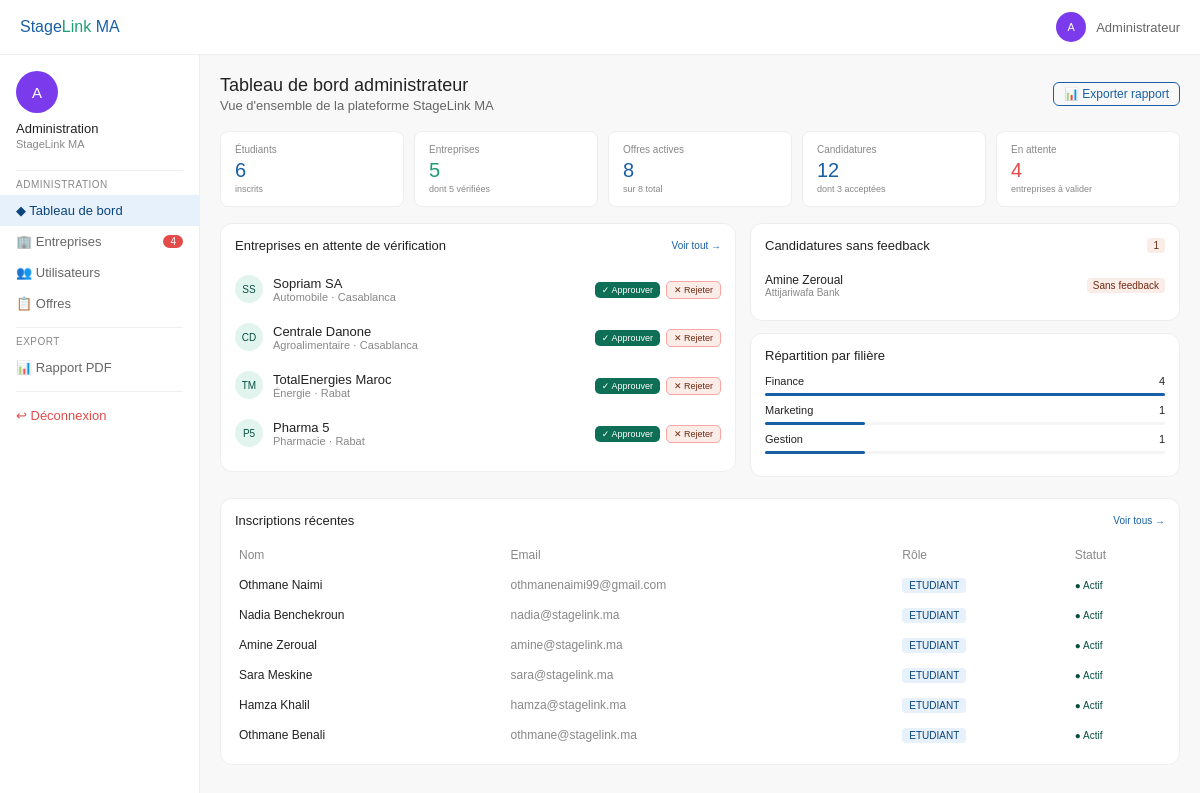
/admin/ (signed in), run on the app's committed database.
### models.py (models this page shows, shortened)
class Entreprise(db.Model):
    __tablename__ = 'entreprise'
    id = db.Column(db.Integer, primary_key=True)
    utilisateur_id = db.Column(db.Integer, db.ForeignKey('utilisateur.id'), nullable=False)
    nom = db.Column(db.String(150), nullable=False)
    secteur = db.Column(db.String(100))
    ville = db.Column(db.String(100))
    taille = db.Column(db.String(20))
    description = db.Column(db.Text)
    rc = db.Column(db.String(100))
    est_verifiee = db.Column(db.Boolean, default=False)
    date_inscription = db.Column(db.Date, default=date.today)
    offres = db.relationship('Offre', backref='entreprise', lazy='dynamic', cascade='all, delete-orphan')
    @property
    def initiales(self):
        words = self.nom.split()
        if len(words) >= 2:
            return (words[0][0] + words[1][0]).upper()
        return self.nom[:3].upper()

class Candidature(db.Model):
    __tablename__ = 'candidature'
    id = db.Column(db.Integer, primary_key=True)
    etudiant_id = db.Column(db.Integer, db.ForeignKey('etudiant.id'), nullable=False)
    offre_id = db.Column(db.Integer, db.ForeignKey('offre.id'), nullable=False)
    statut = db.Column(db.String(20), default='EN_ATTENTE')
    lettre_motivation = db.Column(db.Text)
    score_matching = db.Column(db.Float, default=0.0)
    date_postulation = db.Column(db.Date, default=date.today)
    feedback = db.relationship('Feedback', backref='candidature', uselist=False, cascade='all, delete-orphan')
    convention = db.relationship('Convention', backref='candidature', uselist=False, cascade='all, delete-orphan')

class Etudiant(db.Model):
    __tablename__ = 'etudiant'
    id = db.Column(db.Integer, primary_key=True)
    utilisateur_id = db.Column(db.Integer, db.ForeignKey('utilisateur.id'), nullable=False)
    nom_complet = db.Column(db.String(150), nullable=False)
    universite = db.Column(db.String(150))
    filiere = db.Column(db.String(100))
    niveau = db.Column(db.String(20))
    ville = db.Column(db.String(100))
    cv_path = db.Column(db.String(256))
    date_inscription = db.Column(db.Date, default=date.today)
    competences = db.relationship('Competence', secondary=etudiant_competence, backref='etudiants')
    candidatures = db.relationship('Candidature', backref='etudiant', lazy='dynamic', cascade='all, delete-orphan')

class Utilisateur(UserMixin, db.Model):
    __tablename__ = 'utilisateur'
    id = db.Column(db.Integer, primary_key=True)
    email = db.Column(db.String(150), unique=True, nullable=False)
    mot_de_passe = db.Column(db.String(256), nullable=False)
    role = db.Column(db.String(20), nullable=False)
    actif = db.Column(db.Boolean, default=True)
    etudiant = db.relationship('Etudiant', backref='utilisateur', uselist=False, cascade='all, delete-orphan')
    entreprise = db.relationship('Entreprise', backref='utilisateur', uselist=False, cascade='all, delete-orphan')
    admin = db.relationship('Admin', backref='utilisateur', uselist=False, cascade='all, delete-orphan')
    notifications = db.relationship('Notification', backref='utilisateur', lazy='dynamic', cascade='all, delete-orphan')
    @property
    def is_active(self):
        return self.actif
    @property
    def nom(self):
        if self.etudiant:
            return self.etudiant.nom_complet
        if self.entreprise:
            return self.entreprise.nom
        if self.admin:
            return self.admin.nom
        return self.email

### routes/admin.py (the view)
@admin_bp.route('/')
@admin_required
def dashboard():
    nb_etudiants = Etudiant.query.count()
    nb_entreprises = Entreprise.query.filter_by(est_verifiee=True).count()
    nb_offres = Offre.query.filter_by(statut='ACTIVE').count()
    nb_candidatures = Candidature.query.count()
    nb_acceptees = Candidature.query.filter_by(statut='ACCEPTEE').count()
    taux = round(nb_acceptees / nb_candidatures * 100) if nb_candidatures else 0
    entreprises_attente = Entreprise.query.filter_by(est_verifiee=False).order_by(
        Entreprise.date_inscription.desc()).limit(10).all()
    refusees_sans_feedback = (Candidature.query.filter_by(statut='REFUSEE')
        .filter(~Candidature.feedback.has()).limit(10).all())
    derniers_utilisateurs = Utilisateur.query.order_by(
        Utilisateur.id.desc()).limit(6).all()
    from sqlalchemy import func
    stats_filiere = (db.session.query(Etudiant.filiere, func.count(Etudiant.id))
        .group_by(Etudiant.filiere)
        .order_by(func.count(Etudiant.id).desc())
        .limit(5).all())
    max_count = max((s[1] for s in stats_filiere), default=1)
    nb_entreprises_total = Entreprise.query.count()
    nb_offres_total = Offre.query.count()
    stats = {
        'nb_etudiants': nb_etudiants,
        'nb_entreprises': nb_entreprises,
        'nb_entreprises_verifiees': nb_entreprises,
        'nb_offres_actives': nb_offres,
        'nb_offres_total': nb_offres_total,
        'nb_candidatures': nb_candidatures,
        'nb_acceptees': nb_acceptees,
        'taux': taux,
        'entreprises_en_attente': Entreprise.query.filter_by(est_verifiee=False).count(),
    }
    return render_template('admin/dashboard.html',
        stats=stats,
        entreprises_attente=entreprises_attente,
        feedbacks_manquants=refusees_sans_feedback,
        utilisateurs_recents=derniers_utilisateurs,
        stats_filieres=stats_filiere)

### templates/admin/dashboard.html (shortened to what this page needs)
{% extends 'base.html' %}
{% block body %}
<div class="topbar">
  <div class="logo">Stage<span>Link</span> MA</div>
  <div class="topbar-right">
    <div class="avatar" style="background:#7C3AED;color:#fff">A</div>
    <span style="font-size:13px;color:#666">Administrateur</span>
  </div>
</div>
<div class="body-layout">
  <div class="sidebar">
    <div class="sidebar-profile">
      <div class="avatar avatar-lg" style="background:#7C3AED;color:#fff;margin-bottom:8px">A</div>
      <div class="sidebar-profile-name">Administration</div>
      <div class="sidebar-profile-sub">StageLink MA</div>
    </div>
    <div class="sid-divider"></div>
    <span class="sid-label">Administration</span>
    <a href="{{ url_for('admin.dashboard') }}" class="sid-item active">◆ Tableau de bord</a>
    <a href="{{ url_for('admin.entreprises') }}" class="sid-item">🏢 Entreprises <span class="sid-badge sid-badge-red">{{ stats.entreprises_en_attente }}</span></a>
    <a href="{{ url_for('admin.utilisateurs') }}" class="sid-item">👥 Utilisateurs</a>
    <a href="{{ url_for('admin.offres') }}" class="sid-item">📋 Offres</a>
    <div class="sid-divider"></div>
    <span class="sid-label">Export</span>
    <a href="{{ url_for('admin.export_pdf') }}" class="sid-item">📊 Rapport PDF</a>
    <div class="sid-divider"></div>
    <a href="{{ url_for('auth.logout') }}" class="sid-item" style="color:var(--red)">↩ Déconnexion</a>
  </div>
  <div class="main">
    <div style="margin-bottom:18px;display:flex;align-items:center;justify-content:space-between">
      <div>
        <h2 style="font-size:18px;font-weight:500">Tableau de bord administrateur</h2>
        <p style="font-size:13px;color:#666;margin-top:2px">Vue d'ensemble de la plateforme StageLink MA</p>
      </div>
      <a href="{{ url_for('admin.export_pdf') }}" class="btn btn-secondary btn-sm" style="font-size:12px">📊 Exporter rapport</a>
    </div>
    <div class="metrics-grid" style="grid-template-columns:repeat(5,1fr);margin-bottom:16px">
      <div class="metric"><div class="metric-label">Étudiants</div><div class="metric-val blue">{{ stats.nb_etudiants }}</div><div class="metric-sub">inscrits</div></div>
      <div class="metric"><div class="metric-label">Entreprises</div><div class="metric-val green">{{ stats.nb_entreprises }}</div><div class="metric-sub">dont {{ stats.nb_entreprises_verifiees }} vérifiées</div></div>
      <div class="metric"><div class="metric-label">Offres actives</div><div class="metric-val blue">{{ stats.nb_offres_actives }}</div><div class="metric-sub">sur {{ stats.nb_offres_total }} total</div></div>
      <div class="metric"><div class="metric-label">Candidatures</div><div class="metric-val blue">{{ stats.nb_candidatures }}</div><div class="metric-sub">dont {{ stats.nb_acceptees }} acceptées</div></div>
      <div class="metric"><div class="metric-label">En attente</div><div class="metric-val red">{{ stats.entreprises_en_attente }}</div><div class="metric-sub">entreprises à valider</div></div>
    </div>
    <div style="display:grid;grid-template-columns:1.2fr 1fr;gap:14px;margin-bottom:14px">
      <div class="card">
        <div class="card-title">Entreprises en attente de vérification <a href="{{ url_for('admin.entreprises') }}?statut=en_attente">Voir tout →</a></div>
        {% for e in entreprises_attente %}
        <div style="display:flex;align-items:center;gap:10px;padding:10px 0;border-bottom:1px solid var(--border)">
          <div class="cand-avatar" style="background:var(--green-light);color:var(--green-dark)">{{ e.initiales }}</div>
          <div style="flex:1;min-width:0">
            <div style="font-size:13px;font-weight:500">{{ e.nom }}</div>
            <div style="font-size:11px;color:var(--gray-500)">{{ e.secteur }} · {{ e.ville }}</div>
          </div>
          <div style="display:flex;gap:6px">
            <form method="POST" action="{{ url_for('admin.approuver_entreprise', entreprise_id=e.id) }}" style="display:inline">
              <button type="submit" class="btn btn-green btn-xs">✓ Approuver</button>
            </form>
            <form method="POST" action="{{ url_for('admin.rejeter_entreprise', entreprise_id=e.id) }}" style="display:inline" onsubmit="return confirm('Rejeter cette entreprise ?')">
              <button type="submit" class="btn btn-xs" style="background:var(--red-light);color:var(--red-dark);border:1px solid #FCA5A5">✕ Rejeter</button>
            </form>
          </div>
        </div>
        {% else %}
        <p style="font-size:12px;color:var(--gray-500);text-align:center;padding:14px 0">Aucune entreprise en attente ✓</p>
        {% endfor %}
      </div>
      <div>
        <div class="card" style="margin-bottom:12px">
          <div class="card-title">Candidatures sans feedback <span style="font-size:10px;background:var(--red-light);color:var(--red-dark);padding:2px 6px;border-radius:4px">{{ feedbacks_manquants|length }}</span></div>
          {% for c in feedbacks_manquants[:5] %}
          <div style="display:flex;align-items:center;gap:8px;padding:8px 0;border-bottom:1px solid var(--border)">
            <div style="flex:1;min-width:0">
              <div style="font-size:12px;font-weight:500;white-space:nowrap;overflow:hidden;text-overflow:ellipsis">{{ c.etudiant.utilisateur.nom }}</div>
              <div style="font-size:10px;color:var(--gray-500)">{{ c.offre.entreprise.nom }}</div>
            </div>
            <span style="font-size:10px;background:var(--red-light);color:var(--red-dark);padding:2px 6px;border-radius:4px">Sans feedback</span>
          </div>
          {% else %}
          <p style="font-size:12px;color:var(--gray-500);text-align:center;padding:10px 0">Tous les refus ont un feedback ✓</p>
          {% endfor %}
        </div>
        <div class="card">
          <div class="card-title">Répartition par filière</div>
          {% for filiere, count in stats_filieres %}
          <div style="margin-bottom:8px">
            <div style="display:flex;justify-content:space-between;font-size:11px;margin-bottom:2px">
              <span style="color:var(--gray-600)">{{ filiere }}</span>
              <span style="font-weight:500">{{ count }}</span>
            </div>
            <div class="reco-bar">
              <div class="reco-bar-fill" style="width:{% if stats_filieres[0][1] > 0 %}{{ (count / stats_filieres[0][1] * 100)|int }}{% else %}0{% endif %}%;background:var(--primary)"></div>
            </div>
          </div>
          {% endfor %}
        </div>
      </div>
    </div>
    <div class="card">
      <div class="card-title">Inscriptions récentes <a href="{{ url_for('admin.utilisateurs') }}">Voir tous →</a></div>
      <div style="overflow-x:auto">
        <table style="width:100%;border-collapse:collapse;font-size:12px">
          <thead>
            <tr style="border-bottom:1px solid var(--border)">
              <th style="text-align:left;padding:8px 4px;font-weight:500;color:var(--gray-500)">Nom</th>
              <th style="text-align:left;padding:8px 4px;font-weight:500;color:var(--gray-500)">Email</th>
              <th style="text-align:left;padding:8px 4px;font-weight:500;color:var(--gray-500)">Rôle</th>
              <th style="text-align:left;padding:8px 4px;font-weight:500;color:var(--gray-500)">Statut</th>
            </tr>
          </thead>
          <tbody>
            {% for u in utilisateurs_recents %}
            <tr style="border-bottom:1px solid var(--border)">
              <td style="padding:8px 4px;font-weight:500">{{ u.nom }}</td>
              <td style="padding:8px 4px;color:var(--gray-500)">{{ u.email }}</td>
              <td style="padding:8px 4px">
                <span style="font-size:10px;padding:2px 7px;border-radius:4px;{% if u.role == 'ETUDIANT' %}background:var(--primary-light);color:var(--primary-dark){% elif u.role == 'ENTREPRISE' %}background:var(--green-light);color:var(--green-dark){% else %}background:#EDE9FE;color:#5B21B6{% endif %}">{{ u.role }}</span>
              </td>
              <td style="padding:8px 4px">
                {% if u.actif %}
                <span style="font-size:10px;color:var(--green-dark)">● Actif</span>
                {% else %}
                <span style="font-size:10px;color:var(--red-dark)">● Suspendu</span>
                {% endif %}
              </td>
            </tr>
            {% endfor %}
          </tbody>
        </table>
      </div>
    </div>
  </div>
</div>
{% endblock %}

### data on the page
Entreprise: initiales "SS", nom "Sopriam SA", secteur "Automobile", ville "Casablanca"
Entreprise: initiales "CD", nom "Centrale Danone", secteur "Agroalimentaire", ville "Casablanca"
Entreprise: initiales "TM", nom "TotalEnergies Maroc", secteur "Énergie", ville "Rabat"
Entreprise: initiales "P5", nom "Pharma 5", secteur "Pharmacie", ville "Rabat"
Candidature: etudiant.utilisateur.nom "Amine Zeroual", offre.entreprise.nom "Attijariwafa Bank"
Utilisateur: nom "Othmane Naimi", email "othmanenaimi99@gmail.com", role "ETUDIANT", actif "● Actif"
Utilisateur: nom "Nadia Benchekroun", email "nadia@stagelink.ma", role "ETUDIANT", actif "● Actif"
Utilisateur: nom "Amine Zeroual", email "amine@stagelink.ma", role "ETUDIANT", actif "● Actif"
Utilisateur: nom "Sara Meskine", email "sara@stagelink.ma", role "ETUDIANT", actif "● Actif"
Utilisateur: nom "Hamza Khalil", email "hamza@stagelink.ma", role "ETUDIANT", actif "● Actif"
Utilisateur: nom "Othmane Benali", email "othmane@stagelink.ma", role "ETUDIANT", actif "● Actif"

### other printed values
{{ stats.entreprises_en_attente }} "4"
{{ stats.nb_etudiants }} "6"
{{ stats.nb_entreprises }} "5"
{{ stats.nb_entreprises_verifiees }} "5"
{{ stats.nb_offres_actives }} "8"
{{ stats.nb_offres_total }} "8"
{{ stats.nb_candidatures }} "12"
{{ stats.nb_acceptees }} "3"
{{ feedbacks_manquants|length }} "1"
{{ filiere }} "Finance" "Marketing" "Gestion"
{{ count }} "4" "1" "1"
